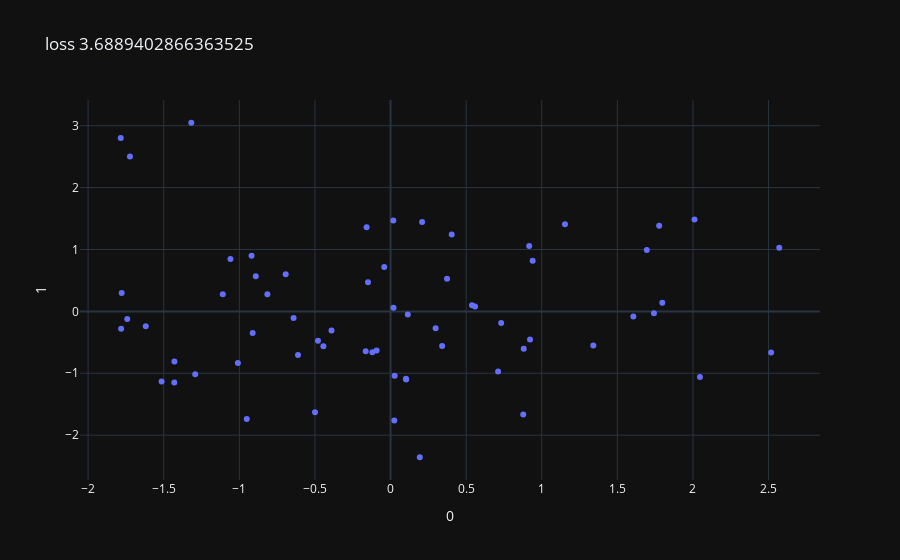
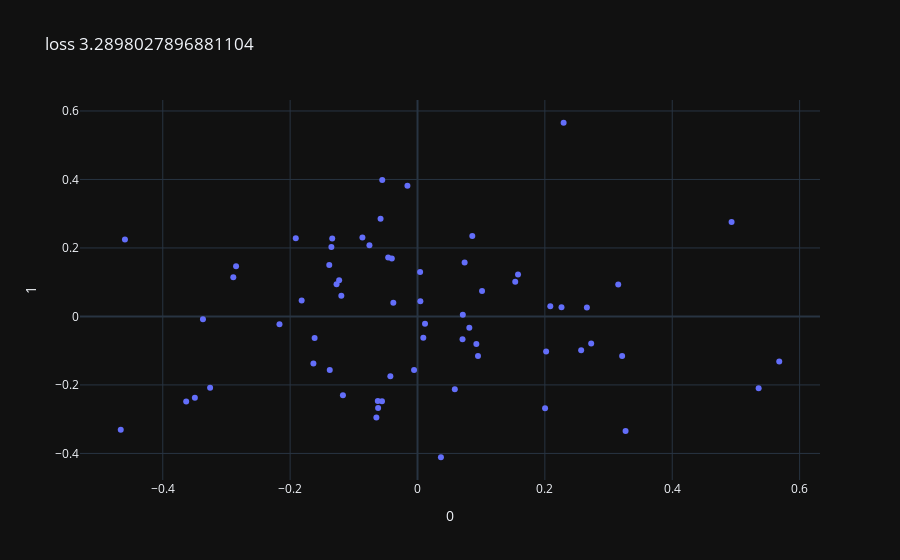
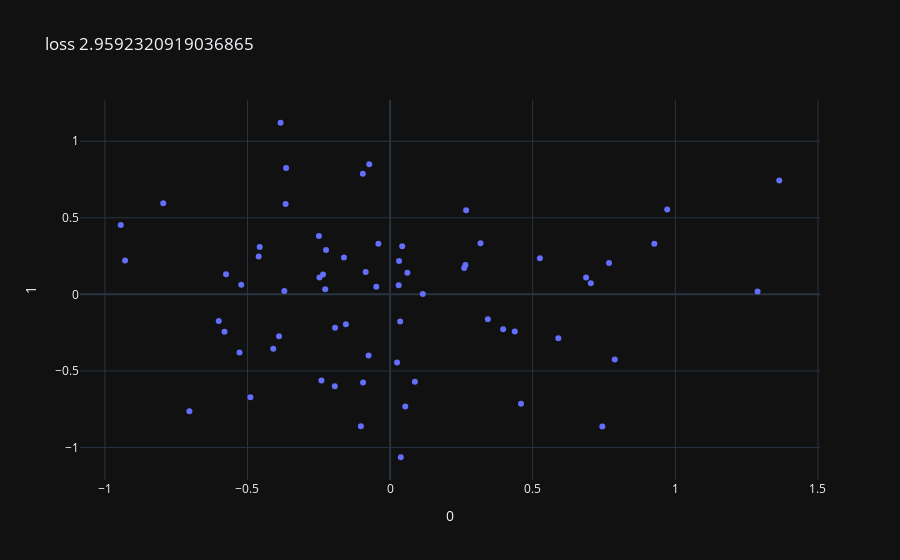
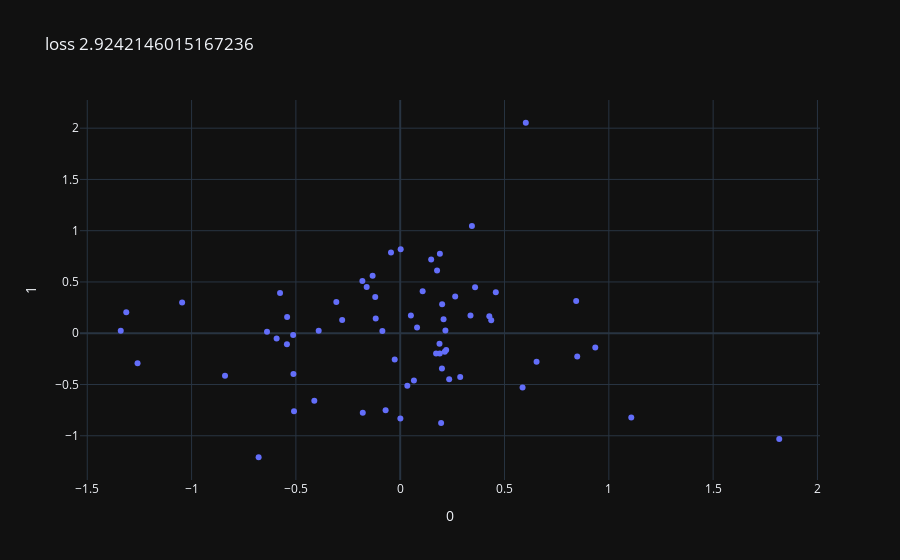

Notebook code for these charts, in order:
### Code cell
import torch
from regressionFlow.utils import truncated_normal, standard_normal_logprob, standard_laplace_logprob
import plotly.express as px
from sklearn.decomposition import PCA

def plotTheta(theta,loss):
    X = theta.detach().numpy().reshape(65,5)

    pca = PCA(n_components=2)
    components = pca.fit_transform(X)

    fig = px.scatter(components, x=0, y=1,title=f'loss {loss}')
    fig.show()

# flow hypernetwork with kld loss
def experiment_flow1(flow, opt,n):
    support = torch.randn(5,65)
    for i in range(n):
        x = support
        y = flow.sample_gaussian((*x.shape, flow.input_dim), None, flow.gpu)
        opt.zero_grad()
        batch_size = x.size(0)
        x = flow.hyper(x)
        target_networks_weights = flow.point_cnf(y, x, reverse=True).view(*y.size())

        # Loss
        _, delta_log_py = flow.point_cnf(target_networks_weights, x, torch.zeros(batch_size, y.size(1), 1).to(y))
        log_py = standard_normal_logprob(y).view(batch_size, -1).sum(1, keepdim=True)
        delta_log_py = delta_log_py.view(batch_size, y.size(1), 1).sum(1)
        log_px = log_py - delta_log_py

        # policzyc gestosci flowa log p_0(F^{-1}_\theta(w_i) + J
        loss = log_px.mean()

        # policzyc gestosci priora log N(w_i | (0,I))
        size_multivariate = target_networks_weights.flatten().size()[0]
        multivariate_normal_distrib = torch.distributions.MultivariateNormal(
                torch.zeros_like(target_networks_weights.flatten()).to(loss), torch.eye(size_multivariate).to(loss))
        loss_density = multivariate_normal_distrib.log_prob(target_networks_weights.flatten())
        loss = 0.01 * (loss - loss_density)

        # loss = torch.norm(loss)

        if i % 100 == 0 or i == n-1:
            print(loss)
            plotTheta(target_networks_weights,loss)
        loss.backward()
        opt.step()

experiment_flow1(flow,opt,10000)

### Figure 1 — Plotly figure (JSON) as saved in the notebook; plotly's stock layout.template omitted (floating-point values rounded to 4 significant figures)
{"data": [{"hovertemplate": "0=%{x}<br>1=%{y}<extra></extra>", "legendgroup": "", "marker": {"color": "#636efa", "symbol": "circle"}, "mode": "markers", "name": "", "orientation": "v", "showlegend": false, "x": [-1.43, 0.2981, -0.1491, -0.6412, 0.2089, 0.9225, -1.429, 0.7316, 2.046, 0.01967, 1.777, 2.517, -0.6935, 1.797, 0.5592, -0.4994, -0.1643, 0.02717, 0.5386, -1.784, -0.8144, -0.4442, 0.8776, -0.48, 0.8809, 0.9169, -1.741, -1.778, -0.09216, 0.1036, -1.01, -0.9508, -1.514, 1.742, 2.571, 2.01, 1.341, 0.7113, -1.11, -1.292, 1.606, 0.1141, -1.059, -1.782, -0.04172, 0.1935, 1.695, -0.1582, 0.1019, 0.4045, -0.1201, -0.9193, -0.3904, 1.154, -1.318, 0.02491, 0.01832, 0.9399, -1.723, -0.8913, -0.6119, -1.619, 0.3735, -0.9119, 0.3413], "xaxis": "x", "y": [-1.147, -0.2717, 0.471, -0.1052, 1.444, -0.4533, -0.81, -0.1887, -1.061, 0.05973, 1.383, -0.6655, 0.6016, 0.1395, 0.07963, -1.63, -0.6425, -1.039, 0.09968, 2.801, 0.2782, -0.5634, -1.666, -0.4725, -0.6048, 1.057, -0.1211, 0.2964, -0.6311, -1.1, -0.8347, -1.741, -1.132, -0.02897, 1.026, 1.484, -0.5531, -0.9733, 0.2786, -1.016, -0.08237, -0.05004, 0.8451, -0.2818, 0.7151, -2.357, 0.9911, 1.358, -1.089, 1.244, -0.6584, 0.8987, -0.307, 1.408, 3.048, -1.765, 1.469, 0.8189, 2.505, 0.5686, -0.7031, -0.2416, 0.5276, -0.3487, -0.5608], "yaxis": "y", "type": "scatter"}], "layout": {"xaxis": {"anchor": "y", "domain": [0.0, 1.0], "title": {"text": "0"}}, "yaxis": {"anchor": "x", "domain": [0.0, 1.0], "title": {"text": "1"}}, "legend": {"tracegroupgap": 0}, "title": {"text": "loss 3.6889402866363525"}}}

### Figure 2 — Plotly figure (JSON) as saved in the notebook; plotly's stock layout.template omitted (floating-point values rounded to 4 significant figures)
{"data": [{"hovertemplate": "0=%{x}<br>1=%{y}<extra></extra>", "legendgroup": "", "marker": {"color": "#636efa", "symbol": "circle"}, "mode": "markers", "name": "", "orientation": "v", "showlegend": false, "x": [0.202, 0.3214, 0.0118, 0.09497, 0.0707, -0.1819, 0.2003, -0.04032, -0.2893, -0.1339, -0.1196, 0.3152, 0.004117, -0.1616, 0.05857, 0.004476, 0.1013, 0.009133, -0.06457, -0.05801, -0.2849, -0.04265, 0.07113, -0.1386, -0.01582, -0.123, -0.2167, -0.466, 0.3267, 0.1578, 0.5357, 0.08603, -0.3632, 0.03679, 0.568, 0.2294, -0.3257, 0.4932, -0.4594, 0.2085, -0.005391, 0.07399, 0.08137, 0.09239, -0.0865, -0.1352, -0.03796, -0.06188, -0.06236, -0.05575, 0.2261, 0.1535, -0.05536, -0.3369, -0.1378, -0.1635, 0.266, -0.1912, -0.07548, -0.04606, -0.3496, 0.2727, -0.1171, -0.1271, 0.257], "xaxis": "x", "y": [-0.1027, -0.1153, -0.02154, -0.1156, -0.06661, 0.04657, -0.2681, 0.1693, 0.1146, 0.2275, 0.06072, 0.0936, 0.1295, -0.06311, -0.2124, 0.04458, 0.07444, -0.06242, -0.2954, 0.2851, 0.1464, -0.1746, 0.005202, 0.1505, 0.3818, 0.1053, -0.02275, -0.3306, -0.3344, 0.1223, -0.21, 0.2346, -0.2487, -0.4112, -0.1317, 0.5656, -0.2084, 0.2757, 0.225, 0.02982, -0.1565, 0.1575, -0.03268, -0.08021, 0.2304, 0.203, 0.04025, -0.2672, -0.2467, -0.2476, 0.02649, 0.1014, 0.3984, -0.008142, -0.1566, -0.1374, 0.02585, 0.228, 0.2079, 0.1721, -0.2372, -0.07878, -0.2298, 0.09371, -0.09868], "yaxis": "y", "type": "scatter"}], "layout": {"xaxis": {"anchor": "y", "domain": [0.0, 1.0], "title": {"text": "0"}}, "yaxis": {"anchor": "x", "domain": [0.0, 1.0], "title": {"text": "1"}}, "legend": {"tracegroupgap": 0}, "title": {"text": "loss 3.2898027896881104"}}}

### Figure 3 — Plotly figure (JSON) as saved in the notebook; plotly's stock layout.template omitted (floating-point values rounded to 4 significant figures)
{"data": [{"hovertemplate": "0=%{x}<br>1=%{y}<extra></extra>", "legendgroup": "", "marker": {"color": "#636efa", "symbol": "circle"}, "mode": "markers", "name": "", "orientation": "v", "showlegend": false, "x": [0.08692, -0.04098, -0.07299, -0.4608, 0.02444, 0.2667, -0.1549, 0.03139, 0.7441, -0.7954, -0.9444, -0.4897, -0.09483, -0.3662, -0.07554, 0.5251, -0.5279, 0.459, 0.03753, 0.05312, -0.08562, 0.2599, -0.6008, -0.2407, 0.7677, -0.3646, -0.3893, 0.5899, -0.1929, 1.288, 0.9716, -0.9291, 0.687, -0.2245, 0.7877, 1.364, -0.7038, 0.3964, 0.9264, -0.04839, -0.4571, -0.1024, 0.1145, 0.06065, -0.3841, 0.4372, 0.7038, -0.4097, -0.2477, -0.1939, 0.03544, -0.2352, -0.5805, -0.09565, -0.5751, 0.3428, 0.04248, -0.1617, -0.5219, 0.264, -0.3709, -0.2274, 0.03014, -0.2495, 0.3171], "xaxis": "x", "y": [-0.57, 0.3311, 0.8501, 0.2476, -0.4457, 0.5495, -0.1947, 0.2182, -0.8629, 0.5957, 0.4536, -0.6712, -0.5764, 0.5898, -0.3999, 0.2363, -0.3794, -0.7138, -1.064, -0.7329, 0.1455, 0.1723, -0.1738, -0.5621, 0.2056, 0.8259, -0.2737, -0.2861, -0.2178, 0.01854, 0.554, 0.2214, 0.1101, 0.2904, -0.4259, 0.7433, -0.7632, -0.2283, 0.3299, 0.04993, 0.3097, -0.8608, 0.00304, 0.1418, 1.121, -0.243, 0.07228, -0.3553, 0.1094, -0.5995, -0.178, 0.1298, -0.2434, 0.7874, 0.1314, -0.1625, 0.3148, 0.2402, 0.06292, 0.1917, 0.02228, 0.03299, 0.05928, 0.3811, 0.3342], "yaxis": "y", "type": "scatter"}], "layout": {"xaxis": {"anchor": "y", "domain": [0.0, 1.0], "title": {"text": "0"}}, "yaxis": {"anchor": "x", "domain": [0.0, 1.0], "title": {"text": "1"}}, "legend": {"tracegroupgap": 0}, "title": {"text": "loss 2.9592320919036865"}}}

### Figure 4 — Plotly figure (JSON) as saved in the notebook; plotly's stock layout.template omitted (floating-point values rounded to 4 significant figures)
{"data": [{"hovertemplate": "0=%{x}<br>1=%{y}<extra></extra>", "legendgroup": "", "marker": {"color": "#636efa", "symbol": "circle"}, "mode": "markers", "name": "", "orientation": "v", "showlegend": false, "x": [-0.02636, -1.045, 0.4272, -0.3062, -0.2782, -0.1322, -0.04419, -0.1174, -0.5421, 0.337, 0.1484, 0.03417, -0.5118, 0.2011, 0.05126, -0.6786, 0.2876, -1.313, 0.172, 0.2204, 0.6021, 0.5865, -0.3907, -1.34, 0.2, 0.1076, 0.0008063, -0.06997, 0.2347, 0.2078, -0.4117, 0.002266, 0.0657, -0.543, 0.4583, -0.5091, 1.108, -0.1813, -0.5924, 0.8485, -0.8397, 0.2636, 0.3589, 0.935, 0.08071, -0.1607, 0.3438, 0.2135, -0.6385, 0.6537, 0.1897, -0.1794, 0.1766, 0.1961, -1.259, 0.4363, -0.576, 1.817, -0.1197, 0.2167, 0.1902, -0.5131, 0.1883, 0.8435, -0.08542], "xaxis": "x", "y": [-0.2559, 0.3006, 0.1653, 0.3051, 0.128, 0.5595, 0.787, 0.1448, 0.1582, 0.1726, 0.7186, -0.5131, -0.3984, 0.2829, 0.1728, -1.21, -0.4264, 0.2057, -0.1983, -0.1647, 2.053, -0.5288, 0.02489, 0.02405, -0.3433, 0.4098, -0.8316, -0.7513, -0.4481, 0.1362, -0.659, 0.8186, -0.4599, -0.1074, 0.3986, -0.7619, -0.8217, 0.5082, -0.05025, -0.2272, -0.4159, 0.3586, 0.4493, -0.1397, 0.05484, 0.4502, 1.045, -0.1814, 0.01386, -0.2791, -0.1983, -0.7759, 0.611, -0.8748, -0.2931, 0.1275, 0.3929, -1.031, 0.3526, 0.0258, 0.7752, -0.01753, -0.1024, 0.3144, 0.02102], "yaxis": "y", "type": "scatter"}], "layout": {"xaxis": {"anchor": "y", "domain": [0.0, 1.0], "title": {"text": "0"}}, "yaxis": {"anchor": "x", "domain": [0.0, 1.0], "title": {"text": "1"}}, "legend": {"tracegroupgap": 0}, "title": {"text": "loss 2.9242146015167236"}}}
